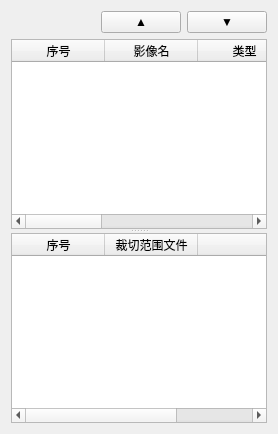
             <widget class="QWidget" name="tab_18">
              <attribute name="title">
               <string>智能镶嵌</string>
              </attribute>
              <layout class="QGridLayout" name="gridLayout_39">
               <item row="0" column="0">
                <layout class="QGridLayout" name="gridLayout_24">
                 <item row="0" column="0">
                  <layout class="QHBoxLayout" name="horizontalLayout_6">
                   <item>
                    <spacer name="horizontalSpacer_7">
                     <property name="orientation">
                      <enum>Qt::Horizontal</enum>
                     </property>
                     <property name="sizeHint" stdset="0">
                      <size>
                       <width>40</width>
                       <height>20</height>
                      </size>
                     </property>
                    </spacer>
                   </item>
                   <item>
                    <widget class="QPushButton" name="btnUp">
                     <property name="text">
                      <string>▲</string>
                     </property>
                    </widget>
                   </item>
                   <item>
                    <widget class="QPushButton" name="btnDown">
                     <property name="text">
                      <string>▼</string>
                     </property>
                    </widget>
                   </item>
                  </layout>
                 </item>
                 <item row="1" column="0">
                  <widget class="QSplitter" name="splitter_5">
                   <property name="orientation">
                    <enum>Qt::Vertical</enum>
                   </property>
                   <widget class="QTableWidget" name="SmartMosaicDataList_TableW">
                    <property name="sizePolicy">
                     <sizepolicy hsizetype="Expanding" vsizetype="Expanding">
                      <horstretch>0</horstretch>
                      <verstretch>0</verstretch>
                     </sizepolicy>
                    </property>
                    <property name="minimumSize">
                     <size>
                      <width>1</width>
                      <height>1</height>
                     </size>
                    </property>
                    <property name="contextMenuPolicy">
                     <enum>Qt::CustomContextMenu</enum>
                    </property>
                    <attribute name="horizontalHeaderDefaultSectionSize">
                     <number>93</number>
                    </attribute>
                    <attribute name="verticalHeaderDefaultSectionSize">
                     <number>25</number>
                    </attribute>
                    <column>
                     <property name="text">
                      <string>序号</string>
                     </property>
                    </column>
                    <column>
                     <property name="text">
                      <string>影像名</string>
                     </property>
                    </column>
                    <column>
                     <property name="text">
                      <string>类型</string>
                     </property>
                    </column>
                    <column>
                     <property name="text">
                      <string>卫星类型</string>
                     </property>
                    </column>
                    <column>
                     <property name="text">
                      <string>时相</string>
                     </property>
                    </column>
                    <column>
                     <property name="text">
                      <string/>
                     </property>
                    </column>
                   </widget>
                   <widget class="QTableWidget" name="MosaicCropDataList_TableW">
                    <property name="sizePolicy">
                     <sizepolicy hsizetype="Expanding" vsizetype="Expanding">
                      <horstretch>0</horstretch>
                      <verstretch>0</verstretch>
                     </sizepolicy>
                    </property>
                    <property name="minimumSize">
                     <size>
                      <width>1</width>
                      <height>1</height>
                     </size>
                    </property>
                    <property name="contextMenuPolicy">
                     <enum>Qt::CustomContextMenu</enum>
                    </property>
                    <attribute name="horizontalHeaderDefaultSectionSize">
                     <number>93</number>
                    </attribute>
                    <attribute name="verticalHeaderDefaultSectionSize">
                     <number>25</number>
                    </attribute>
                    <column>
                     <property name="text">
                      <string>序号</string>
                     </property>
                    </column>
                    <column>
                     <property name="text">
                      <string>裁切范围文件</string>
                     </property>
                    </column>
                    <column>
                     <property name="text">
                      <string/>
                     </property>
                    </column>
                   </widget>
                  </widget>
                 </item>
                </layout>
               </item>
              </layout>
             </widget>
